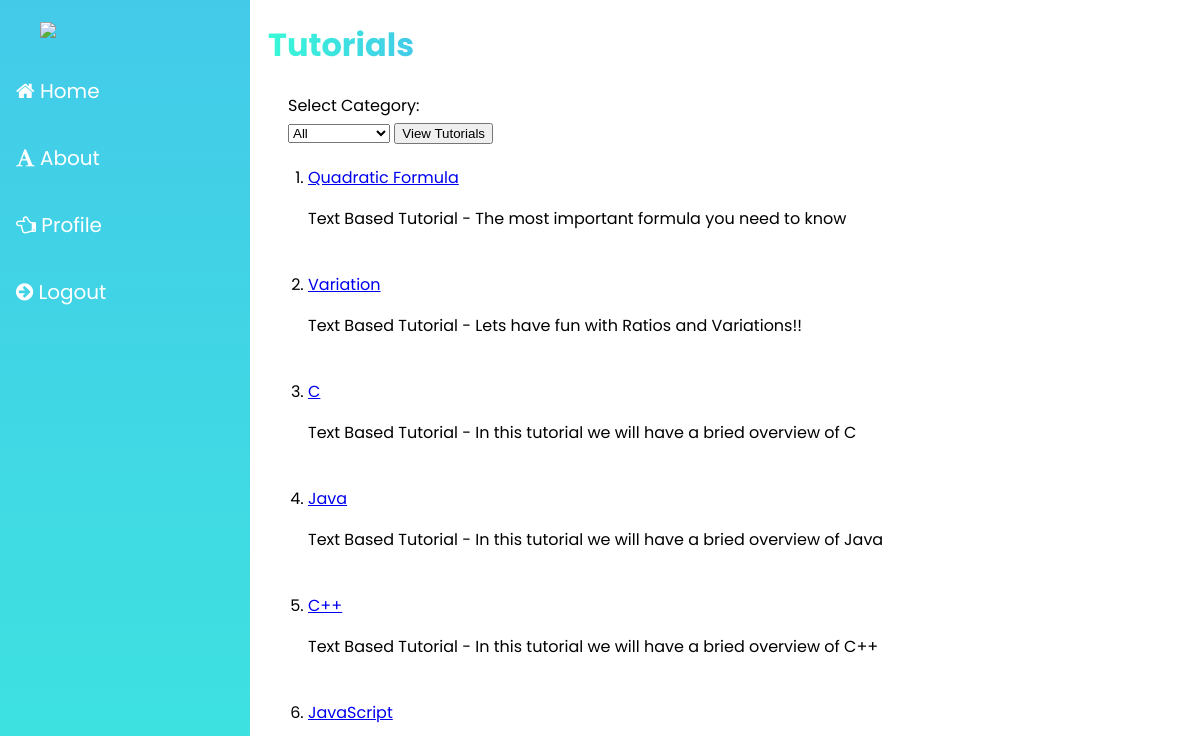
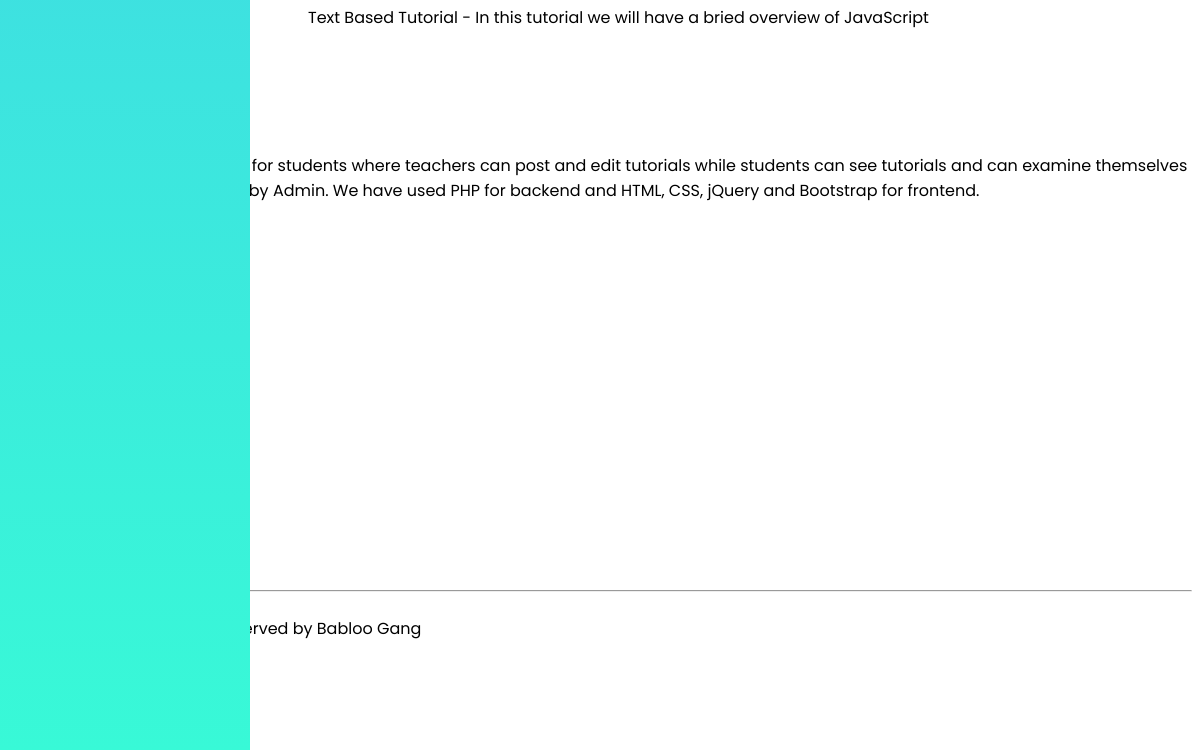
The app's page /Views/viewTutorials.php (signed in), older data (2 pictures, top to bottom).
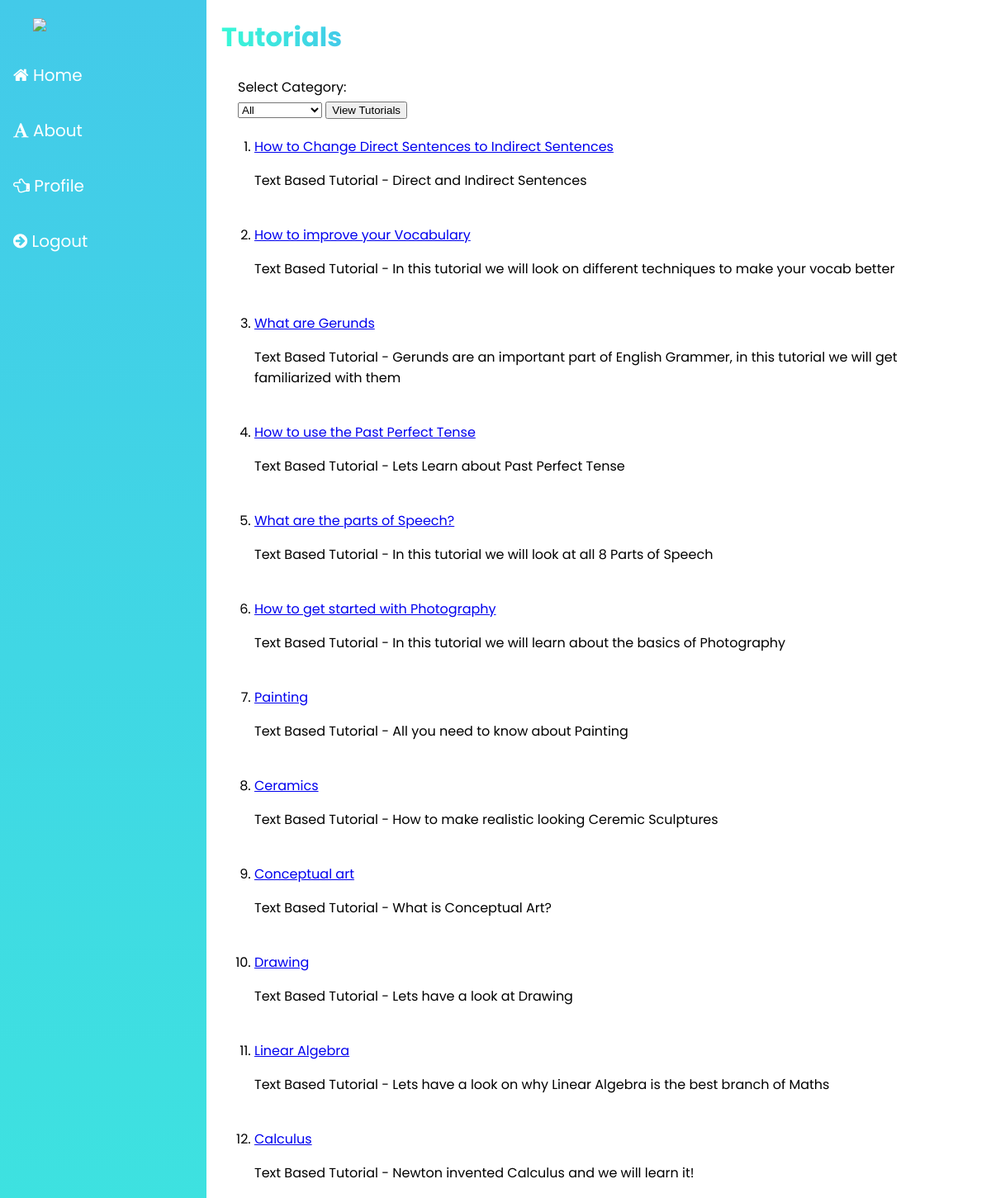
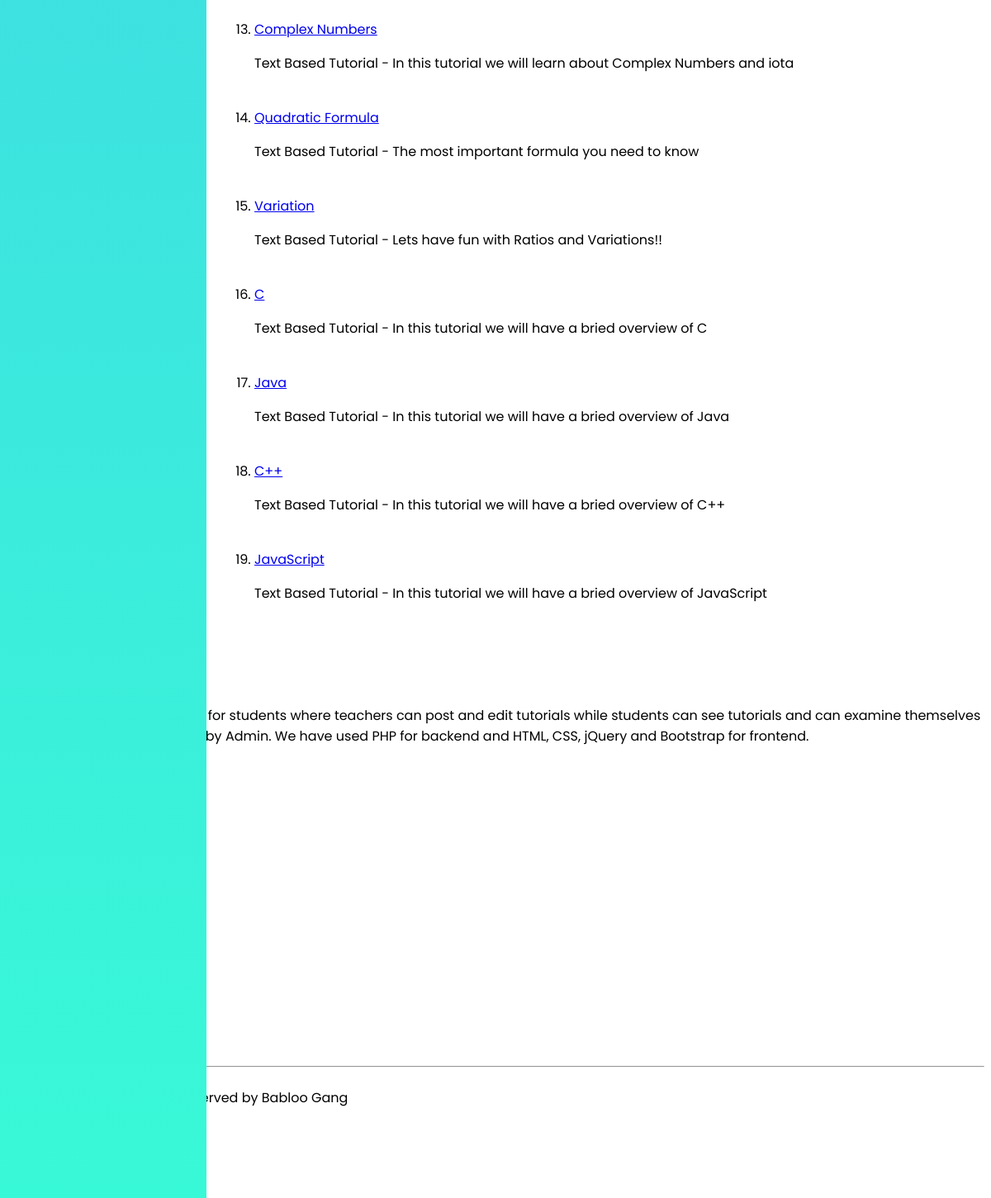
The same page, newer data (2 pictures, top to bottom).
### tables this page shows
CREATE TABLE `tutorial` ( `id` INT NOT NULL AUTO_INCREMENT , `category_id` INT NOT NULL , `instructor` VARCHAR(100) NOT NULL , `title` VARCHAR(100) NOT NULL , `description` VARCHAR(1000) NOT NULL , `video` VARCHAR(100) NULL , PRIMARY KEY (`id`));

### Models/TutorialModel.php (called while the page is built, shortened)
<?php
	require_once "DBconfig.php";
	function getAllTutorials(){
		global $database_connection;
		$sql_query         = "SELECT * FROM tutorial ORDER BY id DESC";
		$sql_query_execute = mysqli_query($database_connection, $sql_query);
		return $sql_query_execute;
	}
?>

### Views/viewTutorials.php (the view, shortened to what this page needs)
<?php
  $student_loggedin = false;
  $teacher_loggedin = false;
  if(isset($_SESSION['current_teacher_email']) && isset($_SESSION['current_teacher_username'])){
    $teacher_email    = $_SESSION["current_teacher_email"];
    $teacher_username = $_SESSION["current_teacher_username"];
    $teacher_loggedin = true;
  }
  elseif (isset($_SESSION['current_student_email']) && isset($_SESSION['current_student_username'])) {
    $student_loggedin = true;
  }
  else{
    header("location: login.php?notloggedin=true");
  }
  require_once "../Models/TutorialModel.php";
  if(isset($_POST["select"]) && ($_POST["tutorialCategory"] != "all")){
    $category_id =  $_POST["tutorialCategory"];
    $tutorials_SQL_result = getTutorialsByCategoryID($category_id);
  }
  else{
    $tutorials_SQL_result = getAllTutorials();
  }
?>
<!DOCTYPE html>
<html>
<head>
  <link rel="stylesheet" href="https://cdnjs.cloudflare.com/ajax/libs/font-awesome/4.7.0/css/font-awesome.min.css">
    <link rel="stylesheet" href="../assets/css/ViewTutorials.css">
</head>
<body>
  <div class="sidenav">
    <img class="logo" src="https://www.concordia.ca/content/dam/common/icons/303x242/graduate-students.png">
    <br><br>
    <a href="/webproject"><i class="fa fa-home"></i> Home</a>
    <br>
    <a href="about.php"><i class="fa fa-font"></i> About</a>
    <br>
    <a href="login.php"><i class="fa fa-hand-o-left"></i> Profile</a>
    <br>
    <?php if($teacher_loggedin){ ?>
      <a href="teacherLogout.php"><i class="fa fa-arrow-circle-right"></i> Logout</a>
    <?php }elseif($student_loggedin){ ?>
      <a href="studentLogout.php"><i class="fa fa-arrow-circle-right"></i> Logout</a>
    <?php } ?>
    <br>
  </div>
<div class="main ">
  <h1>
    <span class="multi-text">Tutorials</span>
  </h1>
  <form action="viewTutorials.php" method="POST">
    <label for="tutorialCategory">Select Category: </label>
    <select name="tutorialCategory">
      <option value="all">All</option>
    </select>
    <button name="select">View Tutorials</button>
  </form>
  <?php
  echo "<ol>";
  while($tutorial = mysqli_fetch_assoc($tutorials_SQL_result)){
    echo "<li>";
    echo "<a href='tutorial.php?id=" . $tutorial["id"] . "'>" . $tutorial["title"] . "</a><br>";
    if($tutorial["video"]){
      echo "<p>Video Based Tutorial - " . $tutorial["description"] ."</p>";
    }
    else{
      echo "<p>Text Based Tutorial - "  . $tutorial["description"] ."</p>";
    }
    echo "<br></li>";
  }
  echo "</ol>"
  ?>
</div>
  <footer class="site-footer">
      <div class="container">
        <div class="row">
          <div class="col-sm-12 col-md-6">
            <h6>About our Project</h6>
            <p class="text-justify">Our project is tutoring website for students where teachers can post and edit tutorials while students can see tutorials and can examine themselves through quizes. It is managed by Admin. We have used PHP for backend and HTML, CSS, jQuery and Bootstrap for frontend.</p>
          </div>
          <div class="col-xs-6 col-md-3">
            <h6>Contact Information</h6>
            <ul>
              <p>SEECS</p>
              <p>NUST, H12 Campus</p>
              <p>ISLAMABAD</p>
            </ul>
          </div>
          <br><br><br>
          <div class="col-xs-6 col-md-3"><br>
            <ul>
              <p>BESE9B</p>
              <p>Batch'2k18</p>
            </ul>
          </div>
        </div>
        <hr>
      </div>
      <div class="container">
        <div class="row">
          <div class="col-md-8 col-sm-6 col-xs-12">
            <p class="copyright-text">Copyright &copy; 2021 All rights reserved by Babloo Gang
            </p>
          </div>
        </div>
      </div>
</footer>
</body>
</html>

Row changes from the older to the newer data that the page shows:
added tutorial: title "How to Change Direct Sentences to Indirect Sentences", description "Direct and Indirect Sentences"
added tutorial: title "How to improve your Vocabulary", description "In this tutorial we will look on different techniques to make your vocab better"
added tutorial: title "What are Gerunds", description "Gerunds are an important part of English Grammer, in this tutorial we will get familiarized with them"
added tutorial: title "How to use the Past Perfect Tense", description "Lets Learn about Past Perfect Tense"
added tutorial: title "What are the parts of Speech?", description "In this tutorial we will look at all 8 Parts of Speech"
added tutorial: title "How to get started with Photography", description "In this tutorial we will learn about the basics of Photography"
added tutorial: title "Painting", description "All you need to know about Painting"
added tutorial: title "Ceramics", description "How to make realistic looking Ceremic Sculptures"
added tutorial: title "Conceptual art", description "What is Conceptual Art?"
added tutorial: title "Drawing", description "Lets have a look at Drawing"
added tutorial: title "Linear Algebra", description "Lets have a look on why Linear Algebra is the best branch of Maths"
added tutorial: title "Calculus", description "Newton invented Calculus and we will learn it!"
added tutorial: title "Complex Numbers", description "In this tutorial we will learn about Complex Numbers and iota"
